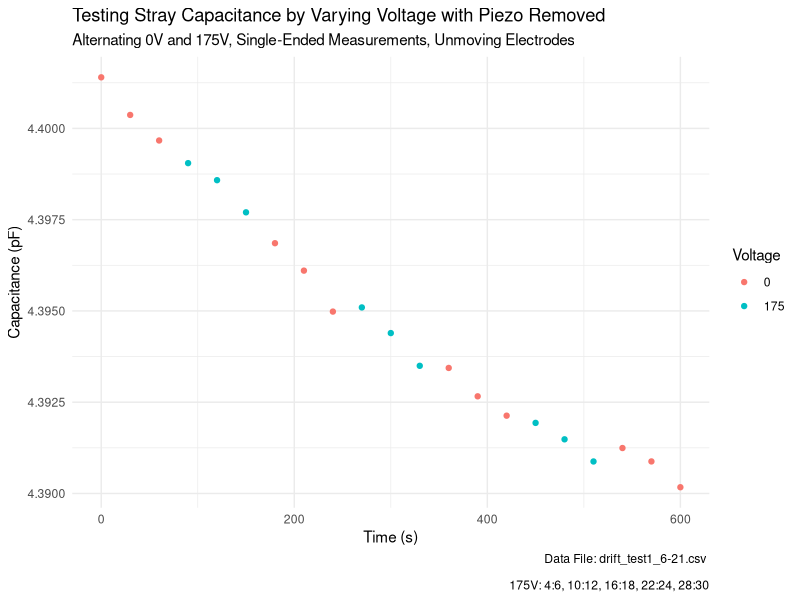

Reproduce this figure in R.
library(tidyverse)
library(ggthemes)

setwd("~/hoffman/capacitance/capacitance_sensing/rscripts")

# I read in the data
drift_data <- read_csv("../csv_files/drift_test1_6-21.csv", 
                          col_names = c("distance", "capacitance", "batch"))
# max_voltage_batch <- c(2,4,6,8,10,12,14)
max_voltage_batch <- c(4:6, 10:12, 16:18, 22:24, 28:30)
# max_voltage_batch = c(13:18, 25:30, 37:42, 49:54)
# max_voltage_batch = c(7:9, 13:15, 19:21)
# max_voltage_batch = c(55:57, 61:63, 67:69)
# max_voltage_batch = c(7:12, 19:24, 31:36, 43:48)
# max_voltage_batch <- c(9:12, 17:20)
# max_voltage_batch <- c(7:9, 13:15, 19:21, 25:27, 31:33, 37:39)
max_voltage <- 175
time_interval <- 30

clean_drift_data <- drift_data %>% 
  group_by(distance, batch) %>%
  summarize(avg_cap = mean(capacitance), count = n()) %>%
  filter(count>1) %>% 
  # filter(batch < 25) %>% 
  ungroup() %>% 
  mutate(Voltage = as.factor(max_voltage*(batch %in% max_voltage_batch))) %>% 
  mutate(time = time_interval*(batch-1)) %>% 
  select(batch, time, avg_cap, Voltage)

null_slope <- coef(lm(avg_cap~time, 
                      subset(clean_drift_data, Voltage == 0)))[["time"]]
max_slope <- coef(lm(avg_cap~time, 
                      subset(clean_drift_data, Voltage == max_voltage)))[["time"]]

(null_slope-max_slope)/null_slope*100

clean_drift_data %>% 
  mutate(drift_adjusted_capacitance = avg_cap-null_slope*time) %>% 
  ggplot(aes(time, avg_cap, color = Voltage))+
  geom_point()+
  labs(title = "Testing Stray Capacitance by Varying Voltage with Piezo Removed",
       subtitle ="Alternating 0V and 175V, Single-Ended Measurements, Unmoving Electrodes",
       caption = "Data File: drift_test1_6-21.csv \n
       175V: 4:6, 10:12, 16:18, 22:24, 28:30",
       x = "Time (s)",
       y = "Capacitance (pF)")+
  # geom_smooth(method = "lm")+
  theme_minimal()

